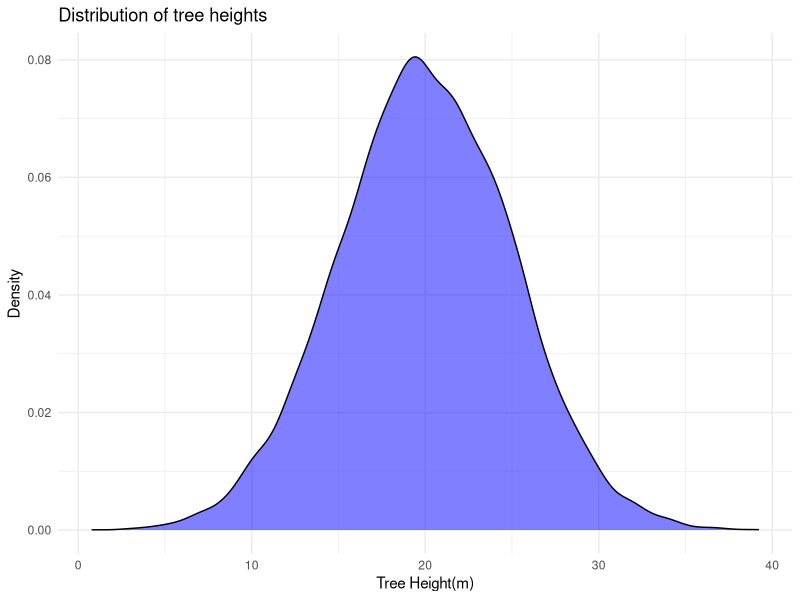
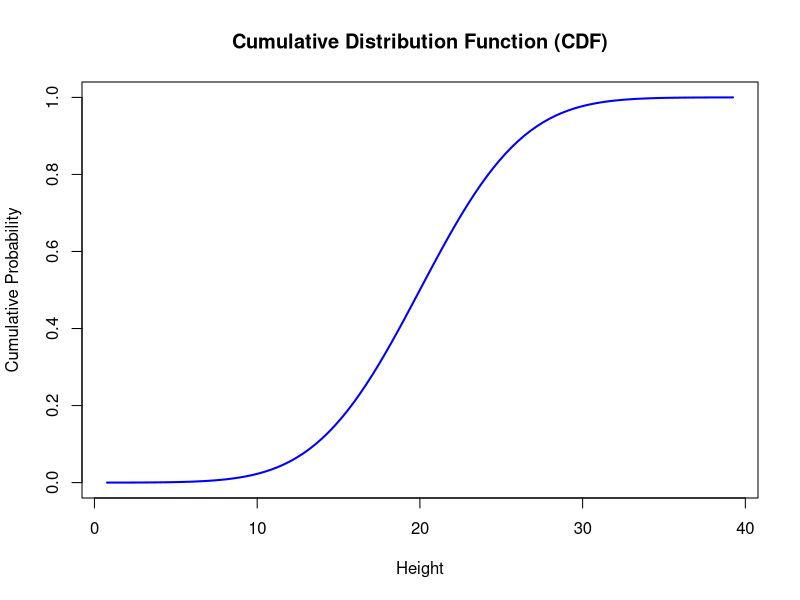
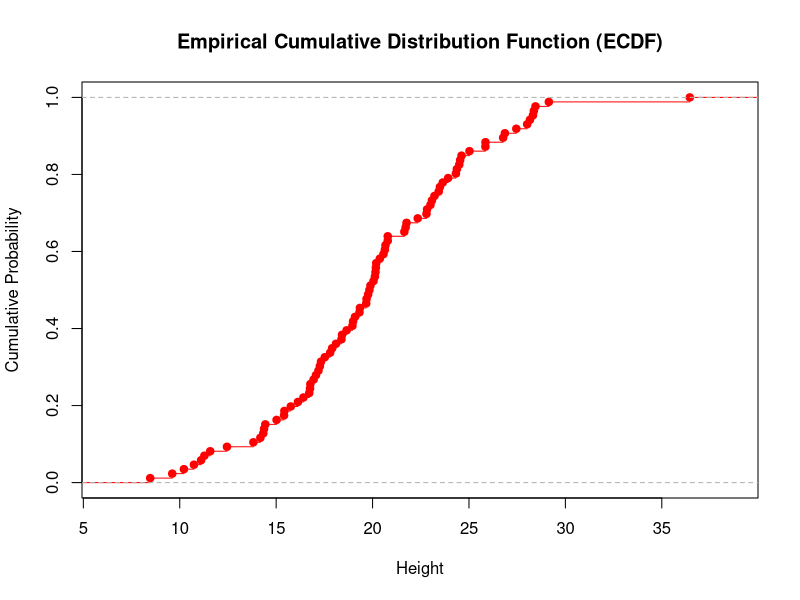
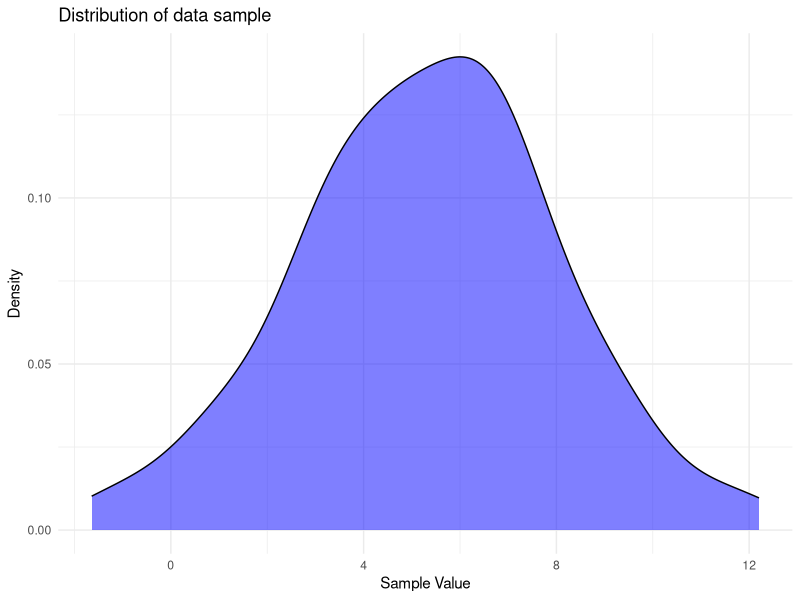
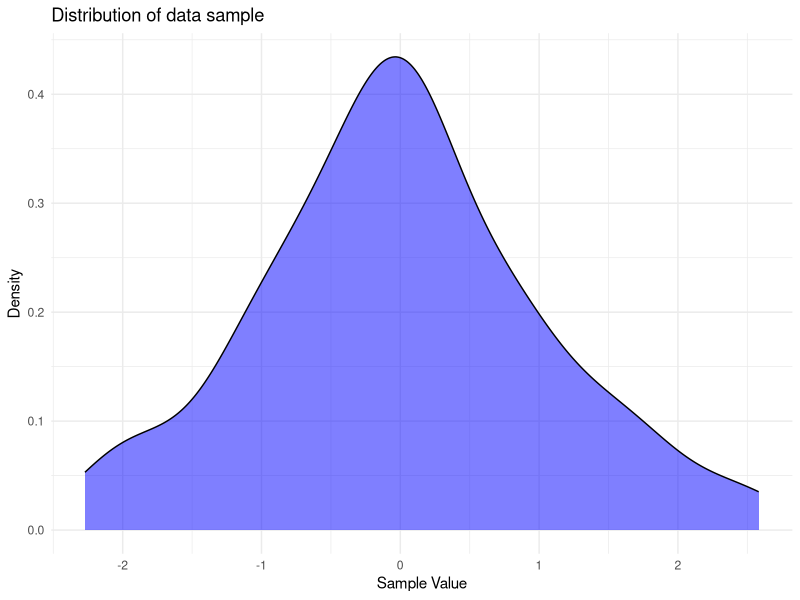

R code for these plots, in order:
## ---- chunk 1
# Seed for reproducibility
set.seed(123)

# A population of 12500 oak trees 
population_heights <- rnorm(12500, mean = 20, sd=5)
head(population_heights)
## ---- chunk 2
# Randomly select 86 trees 
sample_heights <- sample(population_heights, size=86, replace = FALSE)
tail(sample_heights)
## ---- chunk 3
# Mean and standard deviation of the entire population
population_stats <- c(
  Mean = mean(population_heights),
  SD = sd(population_heights)
)

population_stats
## ---- chunk 4
# Mean and standard deviation of the sample
sample_stats <- c(
  Mean = mean(sample_heights),
  SD = sd(sample_heights)
)

sample_stats
## ---- chunk 5
# Set seed for reproducibility 
set.seed(76)

# Simulate the data collection
farm_population_pH <- rnorm(n = 5342, mean=3.61, sd=0.8)
head(farm_population_pH)
## ---- chunk 6
# Set seed for reproducibility 
set.seed(76)

# Simulate the data collection
farm_population_pH <- rnorm(n = 5342, mean=3.61, sd=0.8)
head(farm_population_pH)
## ---- chunk 7
population_stats <- c(
  Mean = mean(farm_population_pH),
  standard_deviation = sd(farm_population_pH)
)

population_stats # show the results
## ---- chunk 8
farm_sample_pH <- sample(farm_population_pH, 
                         size = 65, 
                         replace = FALSE)
head(farm_sample_pH)
## ---- chunk 9
sample_stats <- c(
  Mean = mean(farm_sample_pH),
  standard_deviation = (sd(farm_sample_pH))
)

sample_stats # show the results
## ---- chunk 10
library(ggplot2)

# Create a data frame from the data 
oak_df <- data.frame(Height = population_heights)

# Plot the density plot 
ggplot(oak_df, 
       aes(x = Height)) + 
  geom_density(fill = "blue", alpha=0.5) + 
  labs(
    title = "Distribution of tree heights",
    x = "Tree Height(m)",
    y = "Density"
  ) + 
  theme_minimal()
## ---- chunk 11
sample_heights <- sample(population_heights, size=86, replace = FALSE)
## ---- chunk 12
tail(sample_heights)
## ---- chunk 13
x <- seq(min(population_heights), max(population_heights), length = 100)
cdf_values <- pnorm(x, mean = mean(population_heights), sd = sd(population_heights))

plot(x, cdf_values, type="l", col="blue", lwd=2, 
     xlab="Height", ylab="Cumulative Probability", 
     main="Cumulative Distribution Function (CDF)")
## ---- chunk 14
# calculate CDF 
CDF <- ecdf(sample_heights)

# draw the cdf plot
plot(CDF,
     main="Empirical Cumulative Distribution Function (ECDF)", 
     xlab="Height", ylab="Cumulative Probability", col="red")
## ---- chunk 15
set.seed(1)

data <- rnorm(100, mean=5, sd=3)
df <- data.frame(data)
# Plot the data
ggplot(df, 
       aes(x = data)) + 
  geom_density(fill = "blue", alpha=0.5) + 
  labs(
    title = "Distribution of data sample",
    x = "Sample Value",
    y = "Density"
  ) + 
  theme_minimal()
## ---- chunk 16
set.seed(100)

data <- rnorm(100, mean=0, sd=1)
df <- data.frame(data)
# Plot the data
ggplot(df, 
       aes(x = data)) + 
  geom_density(fill = "blue", alpha=0.5) + 
  labs(
    title = "Distribution of data sample",
    x = "Sample Value",
    y = "Density"
  ) + 
  theme_minimal()
